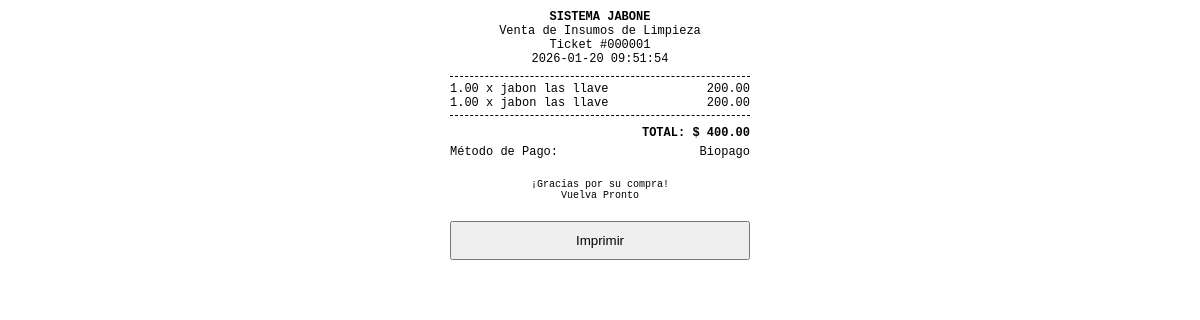
Page /Inventario-Liquid-main-verificar/ticket.php?id=1 on the committed database.
### tables this page shows
CREATE TABLE `sales` (
  `id` int(11) NOT NULL AUTO_INCREMENT,
  `total_amount` decimal(10,2) NOT NULL,
  `created_at` timestamp NOT NULL DEFAULT current_timestamp(),
  `payment_method` varchar(20) DEFAULT 'cash',
  `amount_tendered` decimal(10,2) DEFAULT 0.00,
  `exchange_rate_global` decimal(10,2) DEFAULT 0.00,
  `exchange_rate_special` decimal(10,2) DEFAULT 0.00,
  PRIMARY KEY (`id`)
);

CREATE TABLE `sale_items` (
  `id` int(11) NOT NULL AUTO_INCREMENT,
  `sale_id` int(11) NOT NULL,
  `product_id` int(11) DEFAULT NULL,
  `quantity` decimal(10,4) NOT NULL,
  `subtotal` decimal(10,2) NOT NULL,
  PRIMARY KEY (`id`),
  KEY `sale_id` (`sale_id`),
  KEY `product_id` (`product_id`),
  CONSTRAINT `sale_items_ibfk_1` FOREIGN KEY (`sale_id`) REFERENCES `sales` (`id`) ON DELETE CASCADE,
  CONSTRAINT `sale_items_ibfk_2` FOREIGN KEY (`product_id`) REFERENCES `products` (`id`) ON DELETE SET NULL
);

CREATE TABLE `products` (
  `id` int(11) NOT NULL AUTO_INCREMENT,
  `category_id` int(11) DEFAULT NULL,
  `name` varchar(150) NOT NULL,
  `sku` varchar(50) DEFAULT NULL,
  `barcode` varchar(100) DEFAULT NULL,
  `brand` varchar(100) DEFAULT NULL,
  `is_liquid` tinyint(1) DEFAULT 1,
  `is_raw_material` tinyint(1) DEFAULT 0,
  `use_special_rate` tinyint(1) DEFAULT 0,
  `display_unit` varchar(20) DEFAULT 'Litro',
  `price` decimal(10,2) NOT NULL DEFAULT 0.00,
  `cost_price` decimal(10,2) NOT NULL DEFAULT 0.00,
  `stock_quantity` decimal(10,4) NOT NULL DEFAULT 0.0000,
  `min_stock` decimal(10,4) DEFAULT 10.0000,
  `image_path` varchar(255) DEFAULT NULL,
  `created_at` timestamp NOT NULL DEFAULT current_timestamp(),
  `is_favorite` tinyint(1) DEFAULT 0,
  PRIMARY KEY (`id`),
  KEY `category_id` (`category_id`),
  CONSTRAINT `products_ibfk_1` FOREIGN KEY (`category_id`) REFERENCES `categories` (`id`) ON DELETE SET NULL
);

### Inventario-Liquid-main-verificar/ticket.php (the view, shortened to what this page needs)
<?php
require_once 'config/database.php';
$id = $_GET['id'] ?? null;
$stmt = $pdo->prepare("SELECT * FROM sales WHERE id = ?");
$stmt->execute([$id]);
$sale = $stmt->fetch(PDO::FETCH_ASSOC);
$stmtItems = $pdo->prepare("
    SELECT si.*, p.name
    FROM sale_items si
    LEFT JOIN products p ON si.product_id = p.id
    WHERE si.sale_id = ?
");
$stmtItems->execute([$id]);
$items = $stmtItems->fetchAll(PDO::FETCH_ASSOC);
?>
<!DOCTYPE html>
<html>
<head>
</head>
<body onload="window.print()">
    <div class="header">
        <strong>SISTEMA JABONE</strong><br>
        Venta de Insumos de Limpieza<br>
        Ticket #<?php echo str_pad($sale['id'], 6, '0', STR_PAD_LEFT); ?><br>
        <?php echo $sale['created_at']; ?>
    </div>
    <div class="line"></div>
    <?php foreach($items as $item): ?>
    <div class="item">
        <span><?php echo number_format($item['quantity'], 2); ?> x <?php echo substr($item['name'], 0, 15); ?></span>
        <span><?php echo number_format($item['subtotal'], 2); ?></span>
    </div>
    <?php endforeach; ?>
    <div class="line"></div>
    <div class="total">
        TOTAL: $ <?php echo number_format($sale['total_amount'], 2); ?>
    </div>
    <?php if($sale['payment_method'] == 'cash'): ?>
    <div class="item" style="margin-top:5px;">
        <span>Efectivo:</span>
        <span><?php echo number_format($sale['amount_tendered'], 2); ?></span>
    </div>
    <div class="item">
        <span>Cambio:</span>
        <span><?php echo number_format($sale['amount_tendered'] - $sale['total_amount'], 2); ?></span>
    </div>
    <?php else: ?>
    <div class="item" style="margin-top:5px;">
        <span>Método de Pago:</span>
        <span><?php echo ucfirst($sale['payment_method']); ?></span>
    </div>
    <?php endif; ?>
    <div class="footer">
        ¡Gracias por su compra!<br>
        Vuelva Pronto
    </div>
    <button class="no-print" onclick="window.print()" style="width:100%; padding: 10px; margin-top: 20px; cursor: pointer;">Imprimir</button>
</body>
</html>

### Inventario-Liquid-main-verificar/ticket.php (style rules this page uses)
body { font-family: 'Courier New', monospace; font-size: 12px; max-width: 300px; margin: 0 auto; padding: 10px; }
.header { text-align: center; margin-bottom: 10px; }
.line { border-bottom: 1px dashed #000; margin: 5px 0; }
.item { display: flex; justify-content: space-between; }
.total { font-weight: bold; text-align: right; margin-top: 10px; }
.footer { text-align: center; margin-top: 20px; font-size: 10px; }

### rows in the picture
sales: id "000001", created_at "2026-01-20 09:51:54", total_amount "400.00", payment_method "Biopago"
sale_items: quantity "1.00", product.name "jabon las llave", subtotal "200.00"
sale_items: quantity "1.00", product.name "jabon las llave", subtotal "200.00"
